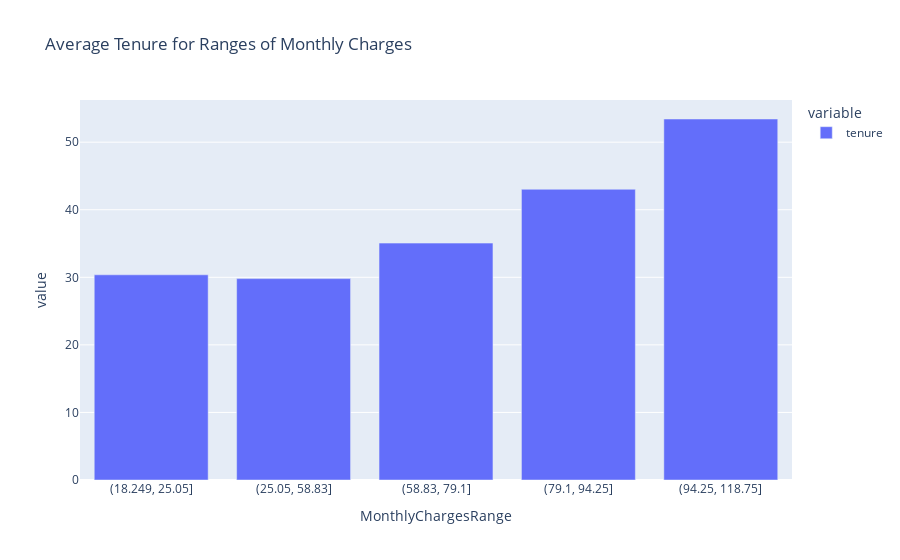

The notebook cell saved with this chart:
### Markdown cell above
DF1 represents the mean tenure for each range of monthly charge for churned users. I have decided to use only churned users when comparing tenure length because the nature of active users is that there contract is still running and therefore I felt it would be misrepresentative to compare the tenure lengths when they are still ongoing and the values could change

### Code cell
px.bar(DF1, title = "Average Tenure for Ranges of Monthly Charges")

### Figure 1 — Plotly figure (JSON) as saved in the notebook; plotly's stock layout.template omitted (floating-point values rounded to 4 significant figures)
{"data": [{"alignmentgroup": "True", "hovertemplate": "variable=tenure<br>MonthlyChargesRange=%{x}<br>value=%{y}<extra></extra>", "legendgroup": "tenure", "marker": {"color": "#636efa", "pattern": {"shape": ""}}, "name": "tenure", "offsetgroup": "tenure", "orientation": "v", "showlegend": true, "textposition": "auto", "type": "bar", "x": ["(18.249, 25.05]", "(25.05, 58.83]", "(58.83, 79.1]", "(79.1, 94.25]", "(94.25, 118.75]"], "xaxis": "x", "y": [30.37, 29.81, 35.06, 43.03, 53.43], "yaxis": "y"}], "layout": {"barmode": "relative", "legend": {"title": {"text": "variable"}, "tracegroupgap": 0}, "title": {"text": "Average Tenure for Ranges of Monthly Charges"}, "xaxis": {"anchor": "y", "domain": [0, 1], "title": {"text": "MonthlyChargesRange"}}, "yaxis": {"anchor": "x", "domain": [0, 1], "title": {"text": "value"}}}}
